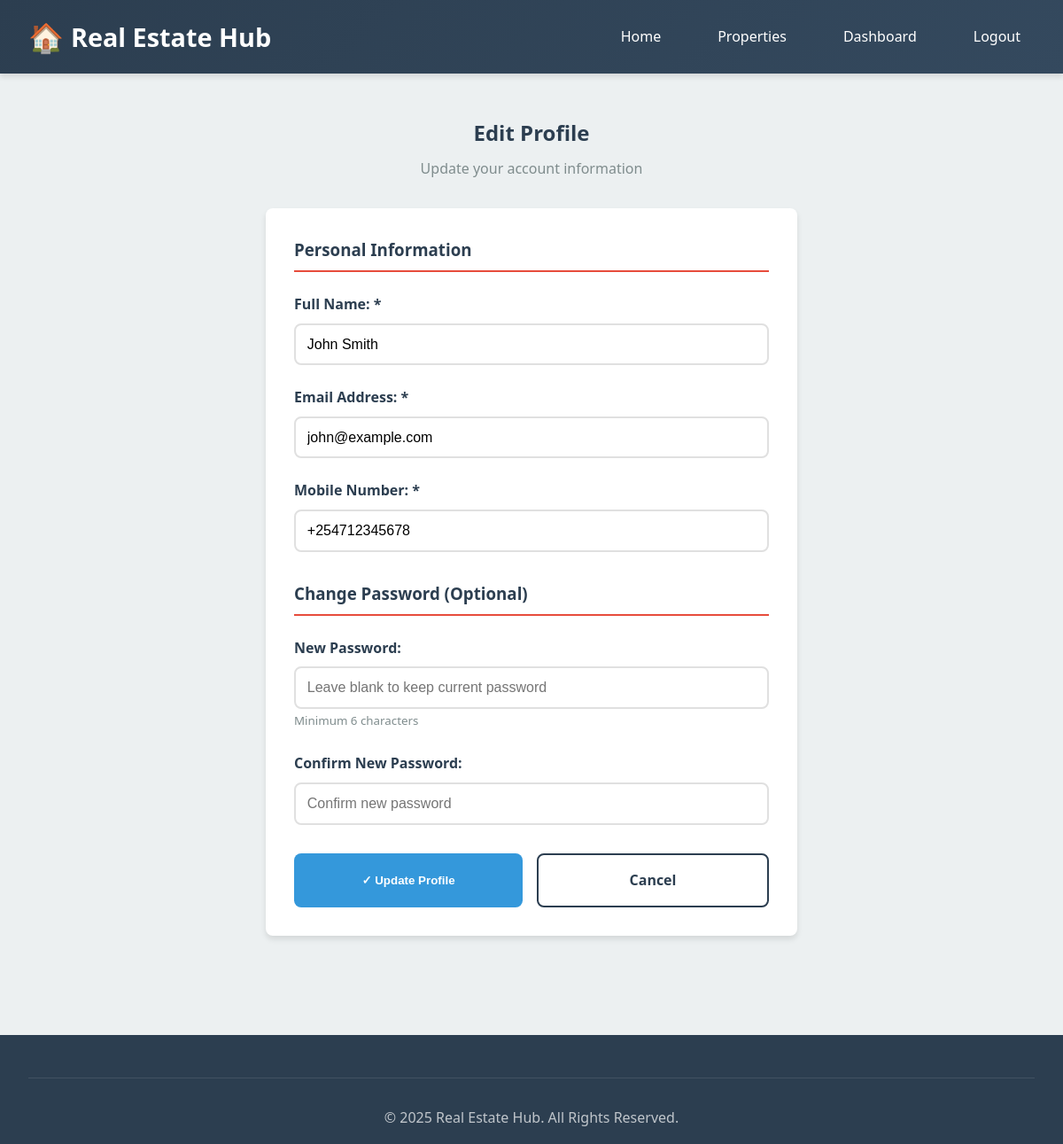
The page /edit-owner-profile.php (signed in) on the database its author committed.
### tables this page shows
CREATE TABLE IF NOT EXISTS owners (
    owner_id INT PRIMARY KEY AUTO_INCREMENT,
    name VARCHAR(100) NOT NULL,
    email VARCHAR(100) UNIQUE NOT NULL,
    password VARCHAR(255) NOT NULL,
    mobile_no VARCHAR(20) NOT NULL,
    address TEXT,
    no_of_houses INT DEFAULT 0,
    created_at TIMESTAMP DEFAULT CURRENT_TIMESTAMP
);

### edit-owner-profile.php (the view, shortened to what this page needs)
<?php
require_once 'includes/config.php';
$owner_id = $_SESSION['owner_id'];
$owner_query = "SELECT * FROM owners WHERE owner_id = $owner_id";
$owner = $conn->query($owner_query)->fetch_assoc();
?>
<!DOCTYPE html>
<html lang="en">
<head>
    <link rel="stylesheet" href="assets/css/style.css">
</head>
<body>
    <nav class="navbar">
        <div class="nav-container">
            <a href="index.php" class="logo">
                <span class="logo-icon">🏠</span>
                <span><?php echo SITE_NAME; ?></span>
            </a>
            <ul class="nav-menu">
                <li><a href="index.php">Home</a></li>
                <li><a href="properties.php">Properties</a></li>
                <li><a href="owner-dashboard.php">Dashboard</a></li>
                <li><a href="logout.php">Logout</a></li>
            </ul>
        </div>
    </nav>
    <div class="container">
        <div style="max-width: 600px; margin: 0 auto;">
            <h2 class="text-center" style="margin-bottom: 0.5rem; color: #2C3E50;">Edit Profile</h2>
            <p class="text-center" style="color: #7F8C8D; margin-bottom: 2rem;">Update your account information</p>
            <form method="POST" action="" style="background: white; padding: 2rem; border-radius: 8px; box-shadow: 0 4px 6px rgba(0,0,0,0.1);">
                <h3 style="color: #2C3E50; margin-bottom: 1.5rem; border-bottom: 2px solid #E74C3C; padding-bottom: 0.5rem;">Personal Information</h3>
                <div class="form-group">
                    <label for="name">Full Name: *</label>
                    <input type="text" id="name" name="name" required value="<?php echo htmlspecialchars($owner['name']); ?>">
                </div>
                <div class="form-group">
                    <label for="email">Email Address: *</label>
                    <input type="email" id="email" name="email" required value="<?php echo htmlspecialchars($owner['email']); ?>">
                </div>
                <div class="form-group">
                    <label for="mobile_no">Mobile Number: *</label>
                    <input type="text" id="mobile_no" name="mobile_no" required value="<?php echo htmlspecialchars($owner['mobile_no']); ?>">
                </div>
                <h3 style="color: #2C3E50; margin: 2rem 0 1.5rem; border-bottom: 2px solid #E74C3C; padding-bottom: 0.5rem;">Change Password (Optional)</h3>
                <div class="form-group">
                    <label for="new_password">New Password:</label>
                    <input type="password" id="new_password" name="new_password" placeholder="Leave blank to keep current password">
                    <small style="color: #7F8C8D;">Minimum 6 characters</small>
                </div>
                <div class="form-group">
                    <label for="confirm_password">Confirm New Password:</label>
                    <input type="password" id="confirm_password" name="confirm_password" placeholder="Confirm new password">
                </div>
                <div style="margin-top: 2rem; display: flex; gap: 1rem; justify-content: center;">
                    <button type="submit" class="btn btn-primary" style="padding: 1rem 3rem;">
                        ✓ Update Profile
                    </button>
                    <a href="owner-dashboard.php" class="btn btn-secondary" style="padding: 1rem 3rem;">
                        Cancel
                    </a>
                </div>
            </form>
        </div>
    </div>
    <footer class="footer" style="margin-top: 4rem;">
        <div class="footer-bottom">
            <p>&copy; 2025 <?php echo SITE_NAME; ?>. All Rights Reserved.</p>
        </div>
    </footer>
</body>
</html>

### assets/css/style.css (style rules this page uses)
:root { --primary-color: #2C3E50; --secondary-color: #E74C3C; --accent-color: #3498DB; --success-color: #27AE60; --warning-color: #F39C12; --light-bg: #ECF0F1; --dark-text: #2C3E50; --light-text: #7F8C8D; --white: #FFFFFF; --shadow: 0 4px 6px rgba(0,0,0,0.1); --shadow-lg: 0 10px 25px rgba(0,0,0,0.15); --border-radius: 8px; --transition: all 0.3s ease; }
* { margin: 0; padding: 0; box-sizing: border-box; }
body { font-family: 'Segoe UI', Tahoma, Geneva, Verdana, sans-serif; line-height: 1.6; color: var(--dark-text); background-color: var(--light-bg); }
a { text-decoration: none; color: inherit; transition: var(--transition); }
.navbar { background: linear-gradient(135deg, var(--primary-color) 0%, #34495E 100%); padding: 1rem 0; box-shadow: var(--shadow); position: sticky; top: 0; z-index: 1000; }
.nav-container { max-width: 1200px; margin: 0 auto; padding: 0 2rem; display: flex; justify-content: space-between; align-items: center; }
.logo { font-size: 1.8rem; font-weight: bold; color: var(--white); display: flex; align-items: center; gap: 0.5rem; }
.logo-icon { font-size: 2rem; }
.nav-menu { display: flex; list-style: none; gap: 2rem; align-items: center; }
.nav-menu a { color: var(--white); font-weight: 500; padding: 0.5rem 1rem; border-radius: var(--border-radius); transition: var(--transition); }
.container { max-width: 1200px; margin: 0 auto; padding: 3rem 2rem; }
.btn { padding: 0.7rem 1.5rem; border-radius: var(--border-radius); border: none; cursor: pointer; font-weight: 600; transition: var(--transition); text-align: center; flex: 1; }
.btn-primary { background: var(--accent-color); color: var(--white); }
.btn-secondary { background: transparent; color: var(--primary-color); border: 2px solid var(--primary-color); }
.form-group { margin-bottom: 1.5rem; }
.form-group label { display: block; margin-bottom: 0.5rem; font-weight: 600; color: var(--primary-color); }
.form-group input, .form-group select, .form-group textarea { width: 100%; padding: 0.8rem; border: 2px solid #E0E0E0; border-radius: var(--border-radius); font-size: 1rem; transition: var(--transition); }
.footer { background: var(--primary-color); color: var(--white); padding: 3rem 2rem 1rem; margin-top: 4rem; }
.footer-bottom { text-align: center; padding-top: 2rem; border-top: 1px solid rgba(255,255,255,0.1); color: rgba(255,255,255,0.7); }
.text-center { text-align: center; }

### rows shown on the page
owners: name "John Smith", email "john@example.com", mobile_no "+254712345678"

### other values the page prints
SITE_NAME "Real Estate Hub"
